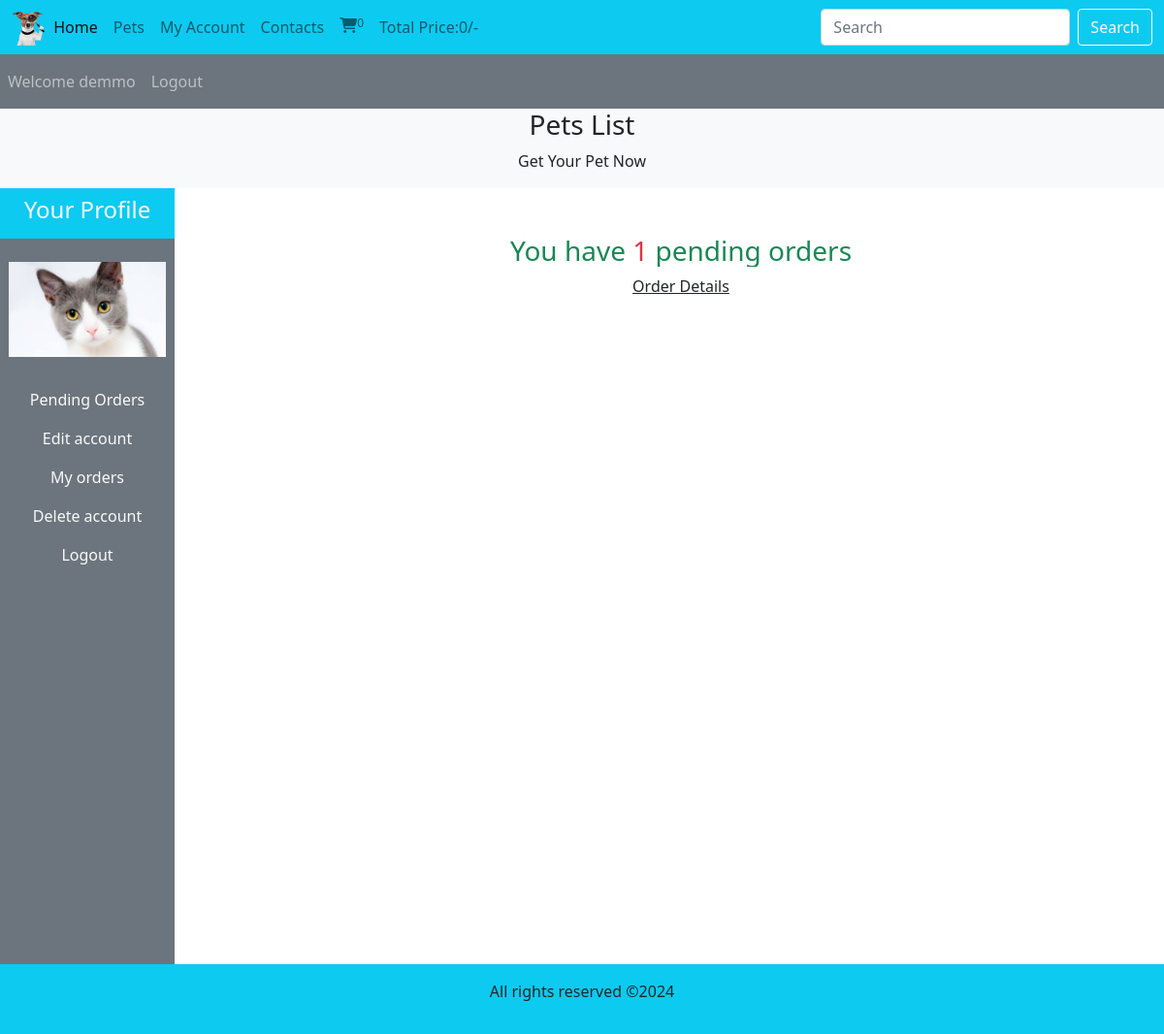
The app's page /profile_area/profile.php (signed in) with its own data.
### tables this page shows
CREATE TABLE `user_table` (
  `user_id` int(11) NOT NULL,
  `username` varchar(100) NOT NULL,
  `user_email` varchar(100) NOT NULL,
  `user_password` varchar(255) NOT NULL,
  `user_image` varchar(255) NOT NULL,
  `user_ip` varchar(100) NOT NULL,
  `user_address` varchar(255) NOT NULL,
  `user_mobile` varchar(20) NOT NULL
);

### profile_area/profile.php (the view, shortened to what this page needs)
<?php
include('../includes/connect.php');
include('../functions/common_function.php');
?>
<!DOCTYPE html>
<html lang="en">
<head>
    <link href="https://cdn.jsdelivr.net/npm/bootstrap@5.0.2/dist/css/bootstrap.min.css" rel="stylesheet">
    <link rel="stylesheet" href="https://cdnjs.cloudflare.com/ajax/libs/font-awesome/6.5.2/css/all.min.css" />
<link rel="stylesheet" href="style.css">
</head>
<body>
  <div class="container-fluid p-0">
    <nav class="navbar navbar-expand-lg navbar-light bg-info">
  <div class="container-fluid">
    <img src="./images/real.png" alt="" class="logo">
    <div class="collapse navbar-collapse" id="navbarSupportedContent">
      <ul class="navbar-nav me-auto mb-2 mb-lg-0">
        <li class="nav-item">
          <a class="nav-link active" aria-current="page" href="../index.php">Home</a>
        </li>
        <li class="nav-item">
          <a class="nav-link" href="../display_all.php">Pets</a>
        </li>
        <li class="nav-item">
          <a class="nav-link" href="profile.php">My Account</a>
        </li>
        <li class="nav-item">
          <a class="nav-link" href="#">Contacts</a>
        </li>
        <li class="nav-item">
          <a class="nav-link" href="../cart.php"><i class="fa fa-shopping-cart" aria-hidden="true"></i><sup><?php cart_item();?></sup></a>
        </li>
        <li class="nav-item">
          <a class="nav-link" href="#">Total Price:<?php total_cart_price(); ?>/-</a>
        </li>
      </ul>
      <form class="d-flex" action="../search_pet.php" method="get">
        <input class="form-control me-2" type="search" placeholder="Search" aria-label="Search" name="search_data">
       <input type="submit" value="Search" class="btn btn-outline-light" name="search_data_pet">
      </form>
    </div>
  </div>
</nav>
<nav class="navbar navbar-expand-lg navbar-dark bg-secondary">
<ul class="navbar-nav me-auto">
      <?php
     if(!isset($_SESSION['username'])){
      echo"<li class='nav-item'>
      <a class='nav-link' href='#'>welcome Guest</a>
    </li>";
    }else{
      echo"<li class='nav-item'>
      <a class='nav-link' href=''>Welcome ".$_SESSION['username']."</a>
    </li>";
  }
       if(!isset($_SESSION['username'])){
        echo" <li class='nav-item'>
        <a class='nav-link' href='./users_area/user_login.php'>Login</a>
      </li>";
      }else{
        echo"<li class='nav-item'>
        <a class='nav-link' href='../users_area/logout.php'>Logout</a>
      </li>";
    }
?>
</ul>
</nav>
<div class="bg-light">
    <h3 class="text-center">Pets List</h3>
    <p class="text-center">Get Your Pet Now</p>
</div>
 <div class="row">
  <div class="col-md-2">
<ul class="navbar-nav bg-secondary text-center" style="height:100vh">
<li class="nav-item bg-info">
          <a class="nav-link text-light" href="#"><h4>Your Profile</h4></a>
        </li>
      <?php
     $username=$_SESSION['username'];
      $user_image="Select * from `user_table` where username='$username'";
      $user_image=mysqli_query($con,$user_image);
      $row_image=mysqli_fetch_array($user_image);
      $user_image=$row_image['user_image'];
      echo" <li class='nav-item bg-secondary'>
      <img src='../users_area/user_images/$user_image' class='profile_img my-4' alt=''>
      </li>";
      ?>
      <li class="nav-item ">
          <a class="nav-link text-light" href="profile.php">Pending Orders</a>
        </li>
        <li class="nav-item">
          <a class="nav-link text-light" href="profile.php?edit_account">Edit account</a>
        </li>
        <li class="nav-item">
          <a class="nav-link text-light" href="profile.php?my_orders">My orders</a>
        </li>
        <li class="nav-item">
          <a class="nav-link text-light" href="profile.php?delete_account">Delete account</a>
        </li>
        <li class="nav-item">
          <a class="nav-link text-light" href="../users_area/logout.php">Logout</a>
        </li>
</ul>
</div>
  <div class="col-md-10 text-center">
<?php get_user_order_details();
?>
  </div>
 </div>
<?php
include("../includes/footer.php")
?>
</div>
</body>
</html>

### functions/common_function.php (shortened to what this page needs)
<?php
    function getIPAddress() {
     if(!empty($_SERVER['HTTP_CLIENT_IP'])) {
                $ip = $_SERVER['HTTP_CLIENT_IP'];
        }
    elseif (!empty($_SERVER['HTTP_X_FORWARDED_FOR'])) {
                $ip = $_SERVER['HTTP_X_FORWARDED_FOR'];
     }
    else{
             $ip = $_SERVER['REMOTE_ADDR'];
     }
     return $ip;
}
function cart_item(){
  if(isset($_GET['add_to_cart'])){
    global $con;
    $get_ip_address = getIPAddress();
    $select_query="select * from `cart_details` where ip_address='$get_ip_address'";
    $result_query=mysqli_query($con,$select_query);
    $count_cart_items=mysqli_num_rows($result_query);
    }else{
      global $con;
      $get_ip_address = getIPAddress();
      $select_query="select * from `cart_details` where ip_address='$get_ip_address'";
      $result_query=mysqli_query($con,$select_query);
      $count_cart_items=mysqli_num_rows($result_query);
      }
      echo $count_cart_items;
  }
  function total_cart_price(){
    $total_price=0;
  echo $total_price;
  }
  function get_user_order_details(){
    global $con;
    $username=$_SESSION['username'];
    $get_details="Select * from `user_table` where username='$username'";
    $result_query=mysqli_query($con,$get_details);
    while($row_query=mysqli_fetch_array($result_query)){
      $user_id=$row_query['user_id'];
      if(!isset($_GET['edit_account'])){
        if(!isset($_GET['my_orders'])){
          if(!isset($_GET['delete_account'])){
            $get_orders="Select * from `user_orders` where user_id= $user_id and
            order_status='pending'";
            $result_orders_query=mysqli_query($con,$get_orders);
            $row_count=mysqli_num_rows($result_orders_query);
            if($row_count>0){
              echo "<h3 class='text-center text-success mt-5 mb-2'> You have <span class= 'text-danger'>$row_count</span> pending orders</h3>
            <p class='text-center'><a href='profile.php?my_orders' class='text-dark'>Order Details</a></p>";
            }else{
              echo "<h3 class='text-center text-success mt-5 mb-2'> You have zero pending orders</h3>
            <p class='text-center'><a href='../index.php' class='text-dark'>Explore pets</a></p>";
            }
          }
        }
      }
    }
  }
?>

### style.css (style rules this page uses)
* { margin:0; padding:0; box-sizing:border-box; overflow-x:hidden; }
.logo { width:3%; height:3%; }

### profile_area/profile.php (style rules this page uses)
body { overflow-x:hidden; }
.profile_img { width:90%; margin:auto; display:block; object-fit:contain; }

### records on screen
user_table: user_image (picture), row_count "1"

### other values on screen
$count_cart_items "0"
$total_price "0"
$_SESSION['username'] "demmo"
